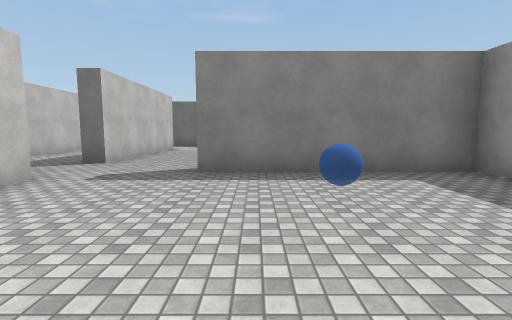
view 1 (above)

16 first-person views from a walk through a Unity game level. The camera is 1.4 m above the floor, tilts 6° down and sees 85° across. The floor is counted in squares, 2 m on a side. Each view is taken from the middle of a square. On the plan, view 1 faces up. The plan holds only what a view shows up to about 9 squares ahead; the rest is blank. The player is left out. Door leaves are left out, so doorways stand open. Surface patterns are stand-ins for the level's own textures.

view 2
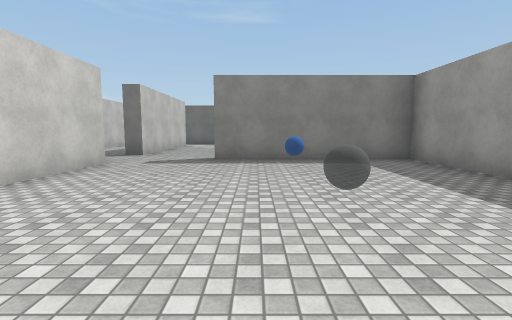

view 3
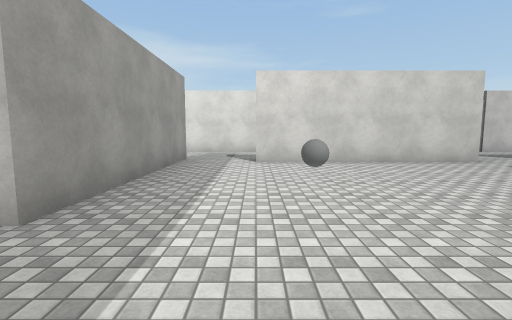

view 4
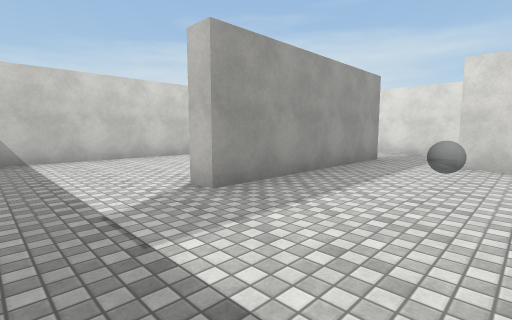

view 5
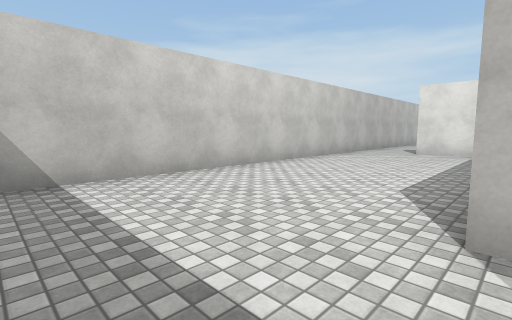

view 6
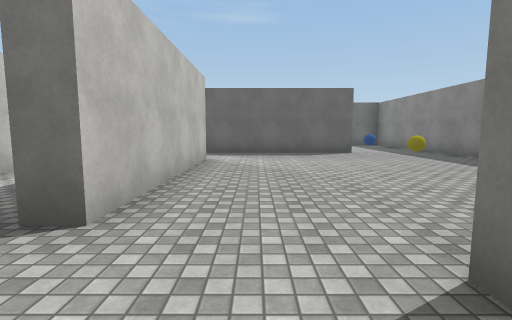

view 7
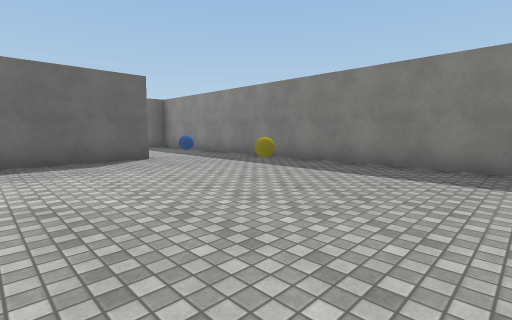

view 8
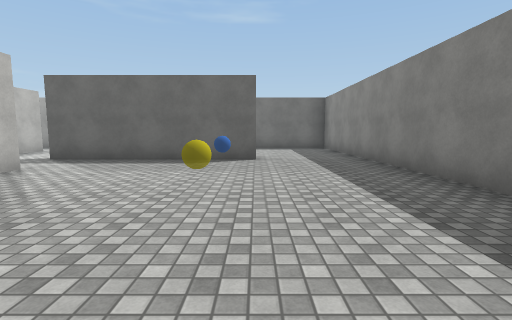

view 9
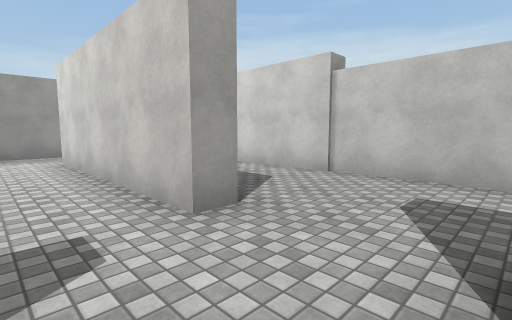

view 10
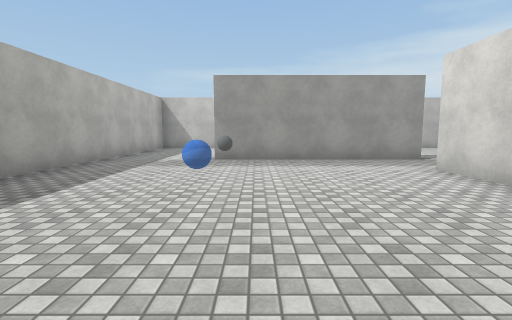

view 11
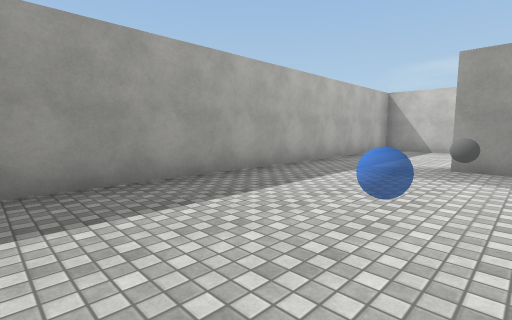

view 12
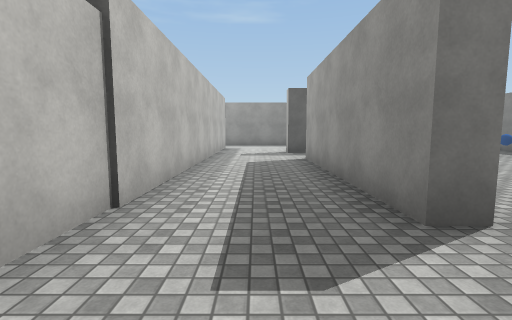

view 13
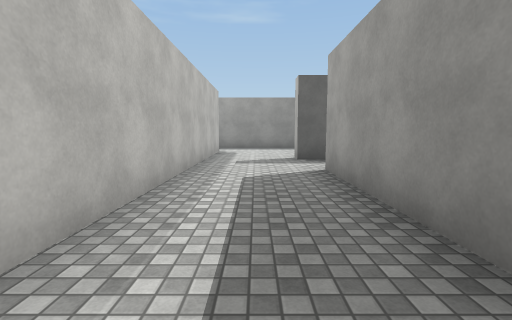

view 14
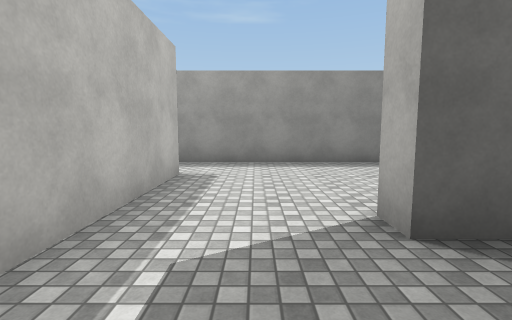

view 15
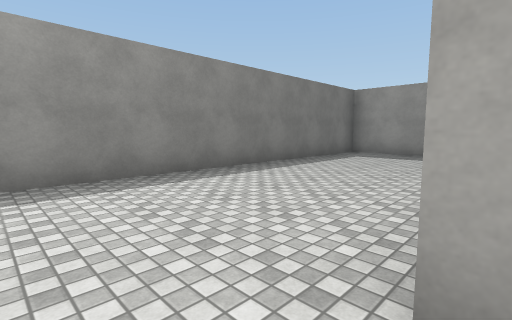

view 16
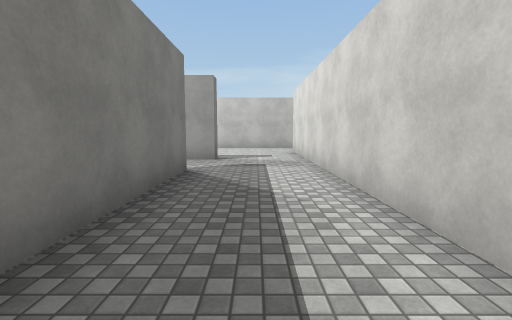

### Floor plan
Points are (right, up) in squares from view 1. A wall is a line through its corners. A room is listed if a view was taken in it or the views show most of it. See-through windows are left out.
Room 1 (views 1, 2, 3, 4, 6, 10, 11)
walls: (-3.2, 4) (-3.2, -1); (3.8, -2.4) (3.8, 4.7) (-1, 4.7); (-4, -2.7) (1, -2.7)
ways out: opening at (2.5, -3) to room 2; opening at (-1.5, 5) to room 3; opening at (-4, -2) to room 6
Room 2 (view 5)
walls: (1, -2.7) (1, -3.2); (3.8, -6.1) (3.8, -2.4); (-5.6, -7.2) (2.9, -7.2); (-6.2, -3.5) (-6.2, -5.5)
ways out: opening at (2.5, -3) to room 1; opening at (-5.5, -3) to room 6
Room 3 (views 7, 8, 9)
walls: (-3.2, 11) (-3.2, 6); (1.1, 12.7) (-4, 12.7); (3.8, 6.1) (3.8, 12.5)
ways out: opening at (-1.5, 5) to room 1; opening at (-4, 11.5) to room 4; open door at (-3.5, 5) to room 4; opening at (2.5, 13) to room 5
Room 4 (views 12, 13, 14, 15, 16)
walls: (-3.7, 6) (-3.7, 11); (-4, 12.7) (-4, 13.2); (-6.2, 13.5) (-6.2, 0.5); (-3.7, 0.4) (-3.7, 2.8)
ways out: opening at (-4, 11.5) to room 3; open door at (-3.5, 5) to room 3; opening at (-5.5, 13) to room 5; opening at (-5.5, -0.5) to room 6
Room 5 (no view inside)
walls: (-6.2, 15.5) (-6.2, 13.5); (3.8, 12.5) (3.8, 17.2) (-6.8, 17.2)
ways out: opening at (2.5, 13) to room 3; opening at (-5.5, 13) to room 4; opening at (-7, 16.5)
Room 6 (no view inside)
walls: (-4, -3.2) (-4, -2.7); (-3.7, -1) (-3.7, 0.4); (-6.2, 0.5) (-6.2, -3.5)
ways out: opening at (-4, -2) to room 1; opening at (-5.5, -3) to room 2; opening at (-5.5, -0.5) to room 4

Where each view was taken, in squares from view 1:
view 1: 0 up, 0 right, facing up
view 2: 2 down, 0 right, facing up
view 3: 1 down, 3 right, facing left
view 4: 0 up, 3 right, facing down-left
view 5: 3 down, 3 right, facing down-left
view 6: 4 up, 2 left, facing up
view 7: 6 up, 2 left, facing up-right
view 8: 6 up, 1 right, facing up
view 9: 6 up, 2 left, facing down-left
view 10: 4 up, 0 right, facing down
view 11: 3 up, 0 right, facing down-right
view 12: 4 up, 5 left, facing up
view 13: 6 up, 5 left, facing up
view 14: 11 up, 5 left, facing up
view 15: 13 up, 5 left, facing up-right
view 16: 4 up, 5 left, facing down
